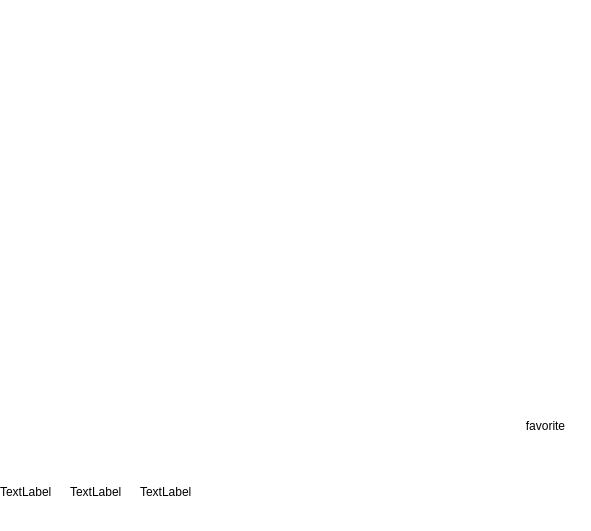
     <widget class="QGroupBox" name="today_gb_2">
      <property name="geometry">
       <rect>
        <x>30</x>
        <y>30</y>
        <width>591</width>
        <height>531</height>
       </rect>
      </property>
      <property name="styleSheet">
       <string notr="true">background-color: rgba(255, 255, 255, 100);
border: none;
border-radius: 15px;</string>
      </property>
      <property name="title">
       <string/>
      </property>
      <widget class="QLabel" name="city_2">
       <property name="geometry">
        <rect>
         <x>0</x>
         <y>0</y>
         <width>331</width>
         <height>52</height>
        </rect>
       </property>
       <property name="text">
        <string/>
       </property>
      </widget>
      <widget class="QLabel" name="now_temp_2">
       <property name="geometry">
        <rect>
         <x>343</x>
         <y>0</y>
         <width>251</width>
         <height>101</height>
        </rect>
       </property>
       <property name="text">
        <string/>
       </property>
      </widget>
      <widget class="QLabel" name="maxmin_2">
       <property name="geometry">
        <rect>
         <x>410</x>
         <y>110</y>
         <width>184</width>
         <height>52</height>
        </rect>
       </property>
       <property name="text">
        <string/>
       </property>
      </widget>
      <widget class="QLabel" name="img_now_2">
       <property name="geometry">
        <rect>
         <x>0</x>
         <y>60</y>
         <width>256</width>
         <height>256</height>
        </rect>
       </property>
       <property name="minimumSize">
        <size>
         <width>256</width>
         <height>256</height>
        </size>
       </property>
       <property name="styleSheet">
        <string notr="true">background-color: rgba(255, 255, 255, 0);</string>
       </property>
       <property name="text">
        <string/>
       </property>
       <property name="pixmap">
        <pixmap>weather-icons/WeatherIcon - 1-32 (1).png</pixmap>
       </property>
      </widget>
      <widget class="QLabel" name="description_2">
       <property name="geometry">
        <rect>
         <x>0</x>
         <y>320</y>
         <width>431</width>
         <height>52</height>
        </rect>
       </property>
       <property name="text">
        <string/>
       </property>
      </widget>
      <widget class="QLabel" name="date_2">
       <property name="geometry">
        <rect>
         <x>303</x>
         <y>480</y>
         <width>291</width>
         <height>52</height>
        </rect>
       </property>
       <property name="text">
        <string/>
       </property>
      </widget>
      <widget class="QWidget" name="gridLayoutWidget_2">
       <property name="geometry">
        <rect>
         <x>0</x>
         <y>390</y>
         <width>206</width>
         <height>136</height>
        </rect>
       </property>
       <layout class="QGridLayout" name="gridLayout_32">
        <item row="0" column="0">
         <widget class="QLabel" name="label_7">
          <property name="minimumSize">
           <size>
            <width>64</width>
            <height>64</height>
           </size>
          </property>
          <property name="maximumSize">
           <size>
            <width>64</width>
            <height>64</height>
           </size>
          </property>
          <property name="styleSheet">
           <string notr="true">background-color: rgba(255, 255, 255, 0);
border-radius: 5px;</string>
          </property>
          <property name="text">
           <string/>
          </property>
          <property name="pixmap">
           <pixmap>icons/free-icon-wind-2011448.png</pixmap>
          </property>
         </widget>
        </item>
        <item row="1" column="1">
         <widget class="QLabel" name="label_8">
          <property name="minimumSize">
           <size>
            <width>64</width>
            <height>64</height>
           </size>
          </property>
          <property name="maximumSize">
           <size>
            <width>64</width>
            <height>64</height>
           </size>
          </property>
          <property name="styleSheet">
           <string notr="true">background-color: rgba(255, 255, 255, 0);
border-radius: 5px;</string>
          </property>
          <property name="text">
           <string>TextLabel</string>
          </property>
         </widget>
        </item>
        <item row="0" column="1">
         <widget class="QLabel" name="label_9">
          <property name="minimumSize">
           <size>
            <width>64</width>
            <height>64</height>
           </size>
          </property>
          <property name="maximumSize">
           <size>
            <width>64</width>
            <height>64</height>
           </size>
          </property>
          <property name="styleSheet">
           <string notr="true">background-color: rgba(255, 255, 255, 0);
border-radius: 5px;</string>
          </property>
          <property name="text">
           <string/>
          </property>
          <property name="pixmap">
           <pixmap>icons/free-icon-barometer-3093409.png</pixmap>
          </property>
         </widget>
        </item>
        <item row="1" column="0">
         <widget class="QLabel" name="label_130">
          <property name="minimumSize">
           <size>
            <width>64</width>
            <height>64</height>
           </size>
          </property>
          <property name="maximumSize">
           <size>
            <width>64</width>
            <height>64</height>
           </size>
          </property>
          <property name="styleSheet">
           <string notr="true">background-color: rgba(255, 255, 255, 0);
border-radius: 5px;</string>
          </property>
          <property name="text">
           <string>TextLabel</string>
          </property>
         </widget>
        </item>
        <item row="1" column="2">
         <widget class="QLabel" name="label_131">
          <property name="minimumSize">
           <size>
            <width>64</width>
            <height>64</height>
           </size>
          </property>
          <property name="maximumSize">
           <size>
            <width>64</width>
            <height>64</height>
           </size>
          </property>
          <property name="styleSheet">
           <string notr="true">background-color: rgba(255, 255, 255, 0);
border-radius: 5px;</string>
          </property>
          <property name="text">
           <string>TextLabel</string>
          </property>
         </widget>
        </item>
        <item row="0" column="2">
         <widget class="QLabel" name="label_132">
          <property name="minimumSize">
           <size>
            <width>64</width>
            <height>64</height>
           </size>
          </property>
          <property name="maximumSize">
           <size>
            <width>64</width>
            <height>64</height>
           </size>
          </property>
          <property name="styleSheet">
           <string notr="true">background-color: rgba(255, 255, 255, 0);
border-radius: 5px;</string>
          </property>
          <property name="text">
           <string/>
          </property>
          <property name="pixmap">
           <pixmap>icons/free-icon-humidity-1975551.png</pixmap>
          </property>
         </widget>
        </item>
       </layout>
      </widget>
      <widget class="QPushButton" name="favorite_2">
       <property name="geometry">
        <rect>
         <x>500</x>
         <y>380</y>
         <width>91</width>
         <height>91</height>
        </rect>
       </property>
       <property name="text">
        <string>favorite</string>
       </property>
      </widget>
     </widget>
